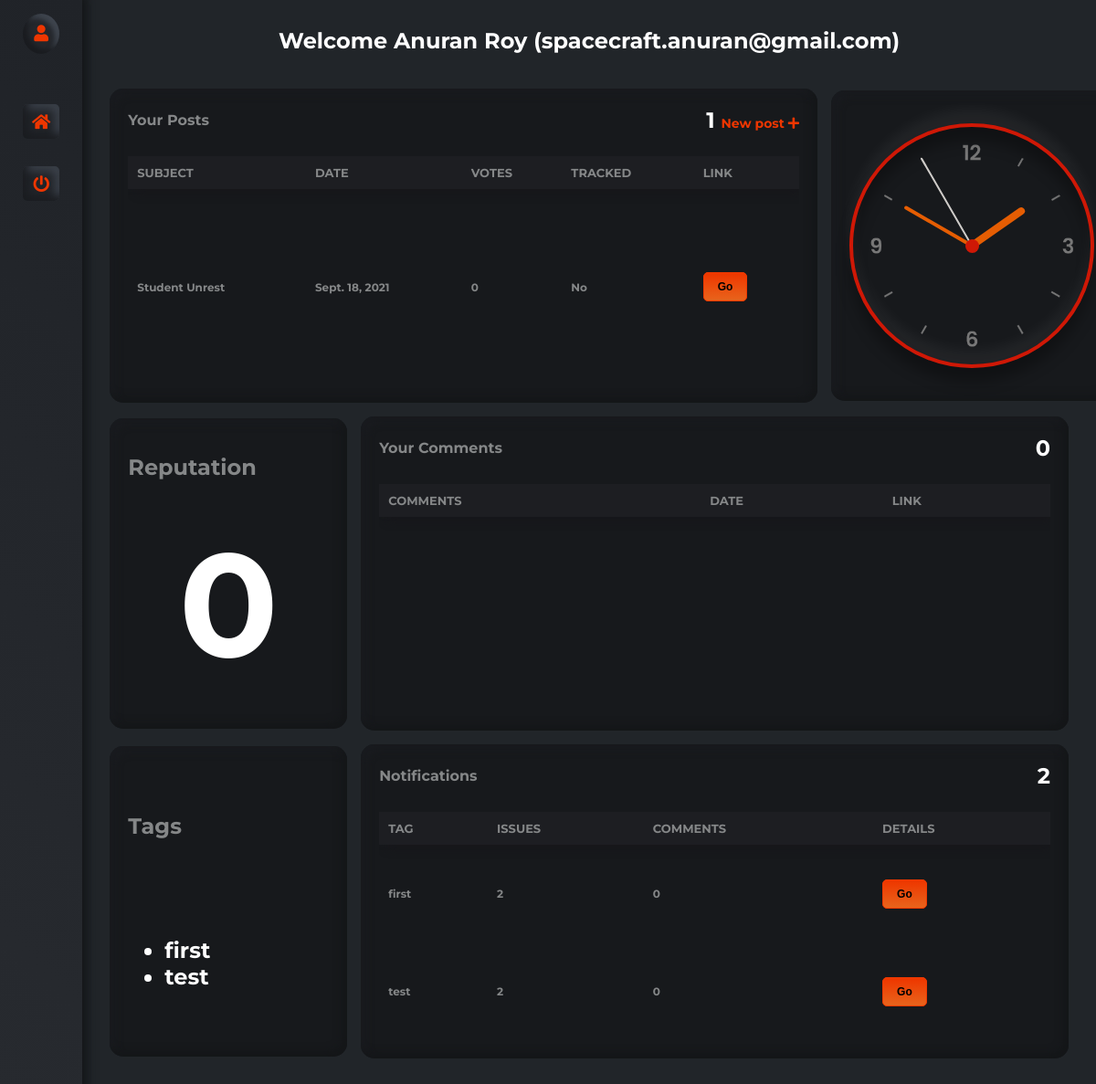
The app's page /forum/dashboard/ (signed in) with its own data.
### forum/models.py (models this page shows, shortened)
class Issue(models.Model):
    sno = models.AutoField(primary_key=True)
    user = models.ForeignKey(User, on_delete=models.CASCADE)
    subject = models.CharField(max_length=100, default="(Not available)")
    summary = models.TextField(max_length=200, default="(Not available)")
    description = models.TextField(max_length=750, default="(Not available)")
    image = models.ImageField(upload_to='forum/images/', blank=True)
    tracked = models.BooleanField(choices=((True, 'Yes'), (False, 'No')), default=False)
    status = models.TextField(max_length=300, default="")
    date = models.DateField(auto_now_add=True)
    author = models.CharField(max_length=50, default="Anonymous")
    slug = models.SlugField(unique=True, max_length=100)
    votes = models.IntegerField(default=0)
    tvotes = models.IntegerField(default=0)
    tags = models.JSONField(default=dict)
    class Meta:
        ordering = ['tvotes', '-votes', '-date']

class Tags(models.Model):
    sno = models.AutoField(primary_key=True)
    label = models.CharField(max_length=100, default="Untagged", unique=True)
    usernames = models.JSONField(default=list)
    issues = models.JSONField(default=list)
    comments = models.JSONField(default=list)
    def __str__(self):
        return self.label

### forum/views.py (the view)
# urls.py: path('dashboard/', views.dashboard, name="Dashboard"),
def dashboard(request):
    if request.user.is_authenticated:
        activity = list(Issue.objects.filter(user=request.user))
        data = User.objects.filter(username = request.user.username)
        profile = UserProfile.objects.filter(username = request.user.username).first()
        if request.user.is_superuser:
            return redirect("/admin/")
        isTeacher = False
        if(profile == None):
            profile = TeacherProfile.objects.filter(username = request.user.username).first()
            isTeacher = True
        params = dict(data.values()[0])
        params["activity"] = activity
        params["rollno"] = profile.__dict__["rollno"] if not request.user.is_superuser else "NA"
        params["reputation"] = profile.__dict__["reputation"] if not request.user.is_superuser else "Inf"
        if isTeacher:
            params["tags"] = profile.__dict__["tags"]
        comments_activity = list(Comment.objects.filter(username=request.user.username))
        params["comments"] = comments_activity
        if isTeacher:
            a = list(Tags.objects.all())
            username = request.user.username
            ls = []
            for i in a:
                if username in i.usernames:
                    ls.append(i)
            params["notifications"] = ls
            myprof = TeacherProfile.objects.filter(username=username).first()
            ls2 = [x.label for x in ls]
            if myprof is not None:
                myprof.tags = ls2
                myprof.save()
            print(f"\n\n\n{ls}\n\n\n")
        if isTeacher:
            return render(request, 'forum/staff/dashboard.html', params)
        else:
            return render(request, 'forum/student/dashboard.html', params)
    else:
        return redirect('/forum/login')

### forum/templates/forum/staff/dashboard.html (shortened to what this page needs)
{% load static %}
<!DOCTYPE html>
<html lang="en">
  <head>
    <link
      rel="stylesheet"
      href="https://cdnjs.cloudflare.com/ajax/libs/font-awesome/5.15.1/css/all.min.css"
    />
    <link rel="stylesheet" href="{% static 'forum/dashboard/styles.css' %}" />
  </head>
  <body>
    <div id="wrapper">
      <div id="sidebar-wrapper">
        <div class="avatar">
          <a href="#" data-toggle="tooltip" data-placement="right" title="Username: {{ username }}, Name: {{ first_name }} {{ last_name }}"><i class="fas fa-user"></i></a>
        </div>
        <ul>
          <li class="active_link">
            <a href="/forum/"><i class="fas fa-home"></i></a>
          </li>
          <li class="active_link">
            <a data-toggle="tooltip" data-placement="right" title="Logout" href="/forum/logout"><i class="fas fa-power-off"></i></a>
          </li>
        </ul>
      </div>
      <div id="page-content-wrapper">
        <p class="row my-4">
        <center><h2 style="color: white;">Welcome {{ first_name }} {{ last_name }} ({{ username }})</h2></center>
        <br>
        <br>
        </p>
        <div class="row">
          <div class="card card1">
            <div class="card1_title_wrapper">
              <h1 class="car1_title">Your Posts</h1>
              <p class="car1_text">
                {{ activity|length }}
                <a href="/forum/newpost/" style="text-decoration: none;"><span class="card1_span"
                  >New post <i class="fas fa-plus"></i
                ></span></a>
              </p>
            </div>
            <div class="card1_table_wrapper card_scroll">
              <table class="card1_table card_scroll" id="PostsTable">
                <thead class="card1_table_head">
                  <tr>
                    <th onclick="sortTable(0,'PostsTable')">Subject</th>
                    <th onclick="sortTable(1,'PostsTable')">Date</th>
                    <th onclick="sortTable(2,'PostsTable')">Votes</th>
                    <th onclick="sortTable(3,'PostsTable')">Tracked</th>
                    <th onclick="sortTable(4,'PostsTable')">Link</th>
                  </tr>
                </thead>
                <tbody class="card1_table_tbody">
                  {% for i in activity %}
                    <tr>
                      <td>{{ i.subject }}</td>
                      <td>{{ i.date }}</td>
                      <td>{{ i.votes }}</td>
                      <td>{{ i.tracked|yesno:"Yes,No" }}</td>
                      <td>
                        <a href="/forum/post/{{ i.slug }}" target="_blank"><button class="btn btn-primary">Go</button></a>
                      </td>
                    </tr>
                  {% endfor %}
                </tbody>
              </table>
            </div>
          </div>
          <div class="card card2">
            <div class="clock" onclick="changeClock()">
              <div class="hour_wrapper">
                <div class="hour" id="hr"></div>
              </div>
              <div class="minute_wrapper">
                <div class="minute" id="mn"></div>
              </div>
              <div class="second_wrapper">
                <div class="second" id="sc"></div>
              </div>
            </div>
          </div>
        </div>
        <div class="row row2">
          <div class="card card3">
            <h2>Reputation</h2>
            <center><p class="car1_text reputation_text">{{reputation}}</p></center>
          </div>
          <div class="card card4">
            <div class="card1_title_wrapper">
              <h1 class="car1_title">Your Comments</h1>
              <p class="car1_text">
                {{ comments|length }}
              </p>
            </div>
            <div class="card1_table_wrapper card_scroll">
              <table class="card1_table card_scroll" id="CommentsTable">
                <thead class="card1_table_head">
                  <tr>
                    <th onclick="sortTable(0,'CommentsTable')">Comments</th>
                    <th onclick="sortTable(1,'CommentsTable')">Date</th>
                    <th onclick="sortTable(2,'CommentsTable')">Link</th>
                  </tr>
                </thead>
                <tbody class="card1_table_tbody card_scroll">
                </tbody>
                </div>
            </div>
          </div>
        </div>
        <div class="row row2">
          <div class="card card3">
            <h2>Tags</h2>
            <ul>
              {% for key in tags %}
              <li class="car1_text">{{key}}</li>
              {% endfor %}
            </ul>
          </div>
          <div class="card card4">
            <div class="card1_title_wrapper">
              <h1 class="car1_title">Notifications</h1>
              <p class="car1_text">
                {{ notifications|length }}
              </p>
            </div>
            <div class="card1_table_wrapper card_scroll">
              <table class="card1_table card_scroll" id="NotificationsTable">
                <thead class="card1_table_head">
                  <tr>
                    <th onclick="sortTable(0,'NotificationsTable')">Tag</th>
                    <th onclick="sortTable(1,'NotificationsTable')">Issues</th>
                    <th onclick="sortTable(2,'NotificationsTable')">Comments</th>
                    <th onclick="sortTable(3,'NotificationsTable')">Details</th>
                  </tr>
                </thead>
                <tbody class="card1_table_tbody">
                  {% for i in notifications %}
                    <tr>
                      <td>{{ i.label }}</td>
                      <td>{{ i.issues|length }}</td>
                      <td>{{ i.comments|length }}</td>
                      <td><a href="/forum/tag/{{ i }}" target="_blank"><button class="btn btn-primary">Go</button></a></td>
                    </tr>
                  {% endfor %}
                </tbody>
              </table>
            </div>
          </div>
        </div>
      </div>
  </body>
</html>

### forum/static/forum/dashboard/styles.css (style rules this page uses)
* { margin: 0; }
body { box-sizing: border-box; font-family: "Montserrat", sans-serif; }
#wrapper { overflow-x: hidden; display: flex; background-color: #212529; }
#sidebar-wrapper { min-height: 100vh; -webkit-transition: margin 0.25s ease-out; -moz-transition: margin 0.25s ease-out; -o-transition: margin 0.25s ease-out; transition: margin 0.25s ease-out; background: linear-gradient(45deg, #272a2f, #202328); box-shadow: 5px -5px 10px #131517, -5px 5px 10px #353941; }
#sidebar-wrapper .avatar { display: flex; justify-content: center; align-items: center; padding: 15px 0; }
#sidebar-wrapper .avatar a { padding: 12px; border-radius: 50%; background: #24272c; box-shadow: inset 5px -5px 5px #1a1c20, inset -5px 5px 5px #3e444d; }
#sidebar-wrapper .avatar i { font-size: 18px; color: #ee3600; }
#sidebar-wrapper ul { list-style-type: none; padding: 30px 0; }
#sidebar-wrapper ul li { padding: 10px 25px; margin-bottom: 10px; }
#sidebar-wrapper ul li a { display: flex; justify-content: center; align-items: center; text-decoration: none; padding: 10px; color: #858788; border-radius: 5px; box-shadow: inset 5px -5px 10px #1a1c20, inset -5px 5px 10px #3e444d; }
#sidebar-wrapper ul li a i { font-size: 18px; }
.active_link a { color: #ee3600 !important; }
#page-content-wrapper { min-width: 0; width: 100%; padding: 30px; }
.row { display: flex; align-items: center; }
.card { flex-wrap: wrap; color: #858788; padding: 20px; min-height: 300px; border-radius: 15px; background: #17191c; box-shadow: inset -5px -5px 10px #141618, inset 5px 5px 10px #1a1c20; }
.card1 { min-width: 70%; margin-right: 15px; }
.card1_title_wrapper { display: flex; justify-content: space-between; align-items: center; }
.car1_title { font-size: 16px; font-weight: bold; }
.car1_text { color: #ffffff; font-weight: bold; font-size: 24px; }
.card1_span { color: #ee3600; font-size: 14px; }
.card1_table_wrapper { margin-top: 25px; }
.card1_table { width: 100%; border-collapse: collapse; }
.card1_table_head { text-align: left; border-radius: 10px; background: #1d1e22; box-shadow: 5px 5px 10px #17171b, -5px -5px 10px #232529; }
.card1_table_head tr th { padding: 10px; font-size: 13px; text-transform: uppercase; font-weight: bold; }
.card1_table_tbody tr td { padding: 18px 10px; font-size: 12px; font-weight: bold; }
.card2 { flex: 1; display: flex; justify-content: center; align-items: center; position: relative; }
.card_scroll { overflow-x: hidden; overflow-y: scroll; height: 250px !important; -ms-overflow-style: none; scrollbar-width: none; }
th { cursor: pointer; }
th, td { text-align: left; padding: 16px; }
.reputation_text { font-size: 10rem; }
.clock { width: 260px; height: 260px; display: flex; justify-content: center; align-items: center; background-size: cover; border: 4px solid #cf1806; border-radius: 50%; box-shadow: 0 -15px 15px rgba(255, 255, 255, 0.05), inset 0 -15px 15px rgba(255, 255, 255, 0.05), 0 15px 15px rgba(0, 0, 0, 0.3), inset 0 15px 15px rgba(0, 0, 0, 0.3); }
.clock:before { content: ""; position: absolute; width: 15px; height: 15px; background: #cf1806; border-radius: 50%; z-index: 9999; }
.clock .hour_wrapper, .clock .minute_wrapper, .clock .second_wrapper { position: absolute; }
.clock .hour_wrapper, .hour { width: 140px; height: 140px; }
.clock .minute_wrapper, .minute { width: 170px; height: 170px; }
.clock .second_wrapper, .second { width: 222px; height: 222px; }
.hour, .minute, .second { display: flex; justify-content: center; position: absolute; border-radius: 50%; }
.hour:before { content: ""; position: absolute; width: 8px; height: 70px; background: #e55d03; z-index: 10; border-radius: 6px 6px 0 0; }
.minute:before { content: ""; position: absolute; width: 4px; height: 90px; background: #e55d03; z-index: 11; border-radius: 6px 6px 0 0; }
.second:before { content: ""; position: absolute; width: 2px; height: 115px; background: #cfccc9; z-index: 12; border-radius: 6px 6px 0 0; }
.btn { border-radius: 5px; display: inline-block; cursor: pointer; font-size: 12px; font-weight: bold; padding: 8px 15px; text-decoration: none; }
.btn-primary { background: linear-gradient(to bottom, #ee3800 5%, #e8641c 100%); background-color: #ee3800; border: 1px solid #ee3800; color: #000000; }
.row2 { margin: 15px 0; }
.card3 { flex: 1; margin-right: 15px; display: flex; flex-direction: column; justify-content: space-around; }
.card4 { min-width: 70%; }

### records on screen
Issue: subject "Student Unrest", date "Sept. 18, 2021", votes "0", tracked "No"
Tags: label "first", issues|length "2", comments|length "0"
Tags: label "test", issues|length "2", comments|length "0"

### other values on screen
{{ first_name }} "Anuran"
{{ last_name }} "Roy"
{{ username }} "spacecraft.anuran@gmail.com"
{{ activity|length }} "1"
{{ reputation }} "0"
{{ comments|length }} "0"
{{ key }} "first" "test"
{{ notifications|length }} "2"
